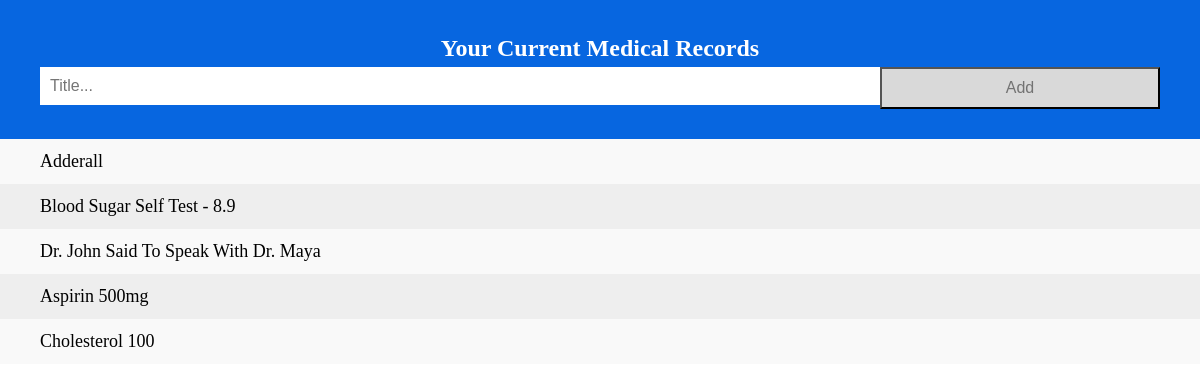
Before: / with the older database file.
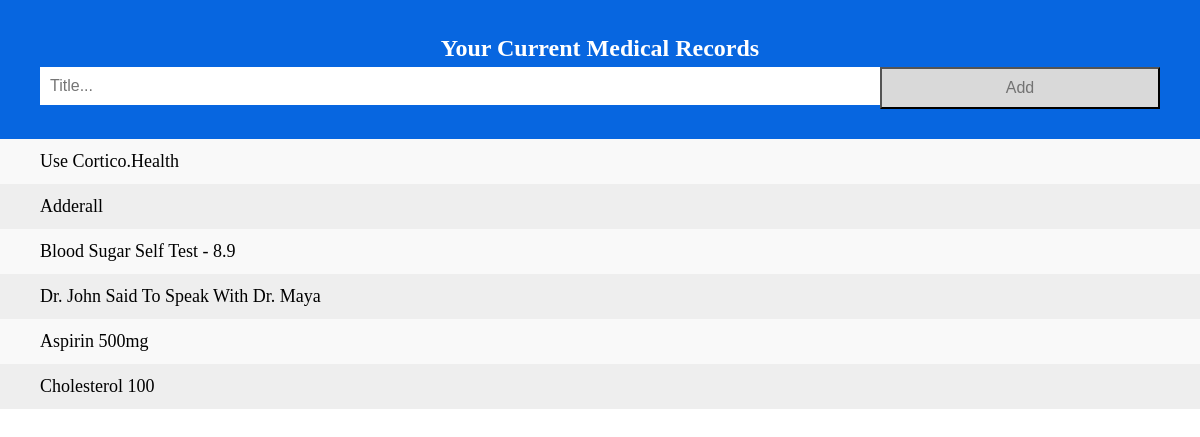
After: the same page with the newer database file.
### medicalrecords/models.py (models this page shows, shortened)
class Records(models.Model):
    title = models.CharField(max_length = 1000)

### medicalrecords/views.py (the view)
# urls.py: path('', views.index, name = 'index')
def index(request):
    record = Records.objects.all()
    if  request.method == 'POST':
        new_record = Records (
            title = request.POST['title']
        )
        new_record.save()
        return redirect('/')
    return render(request, 'index.html', {'records':record})

### templates/index.html (shortened to what this page needs)
<!DOCTYPE html>
<html>
<head>
</head>
<body>
<div id="myDIV" class="header">
  <h2 style="margin:5px">Your Current Medical Records</h2>
  <form action="" method="POST">
    <input type="text" name="title" id="myInput" placeholder="Title...">
    <button type="submit" class="addBtn">Add</button>
  </form>
</div>
<ul id="myUL">
  {% for record in records reversed %}
  <li>{{record.title | title}}</li>
  {% endfor %}
</ul>
</body>
</html>

Changed rows visible on the page:
added Records: title "Use Cortico.Health"
